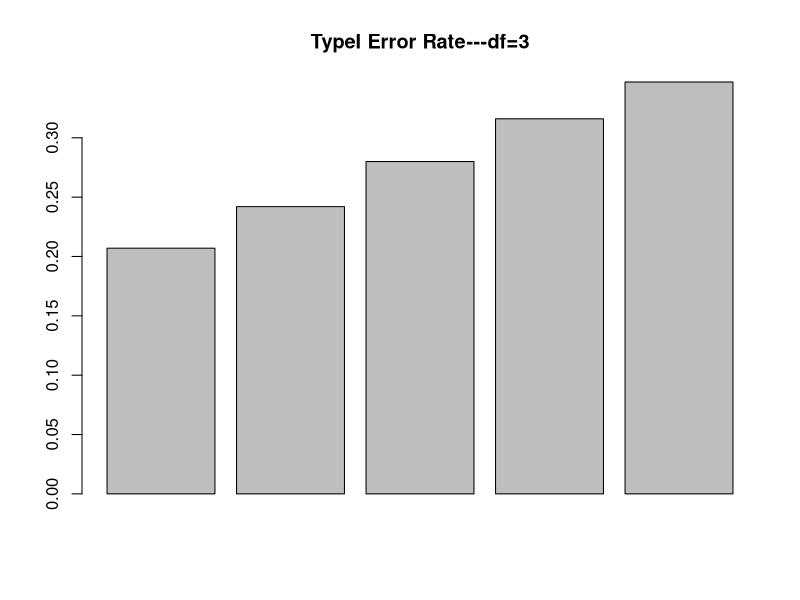
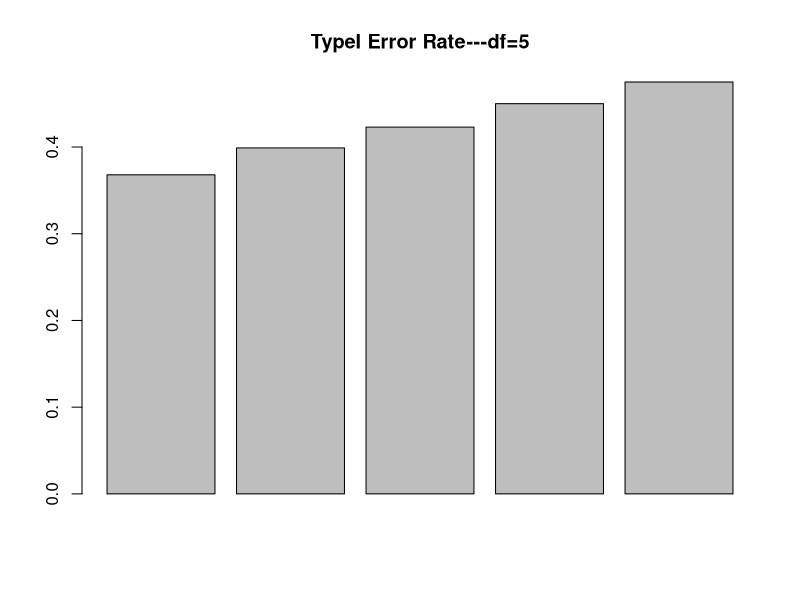
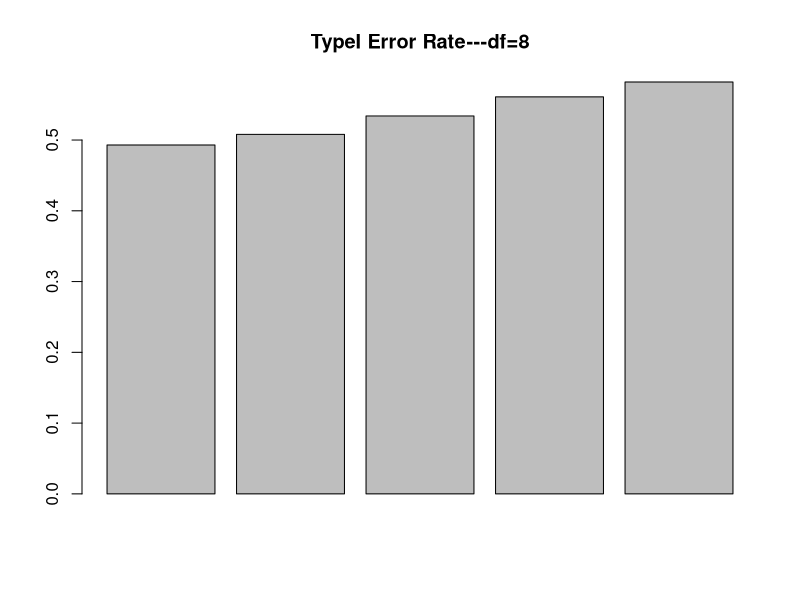
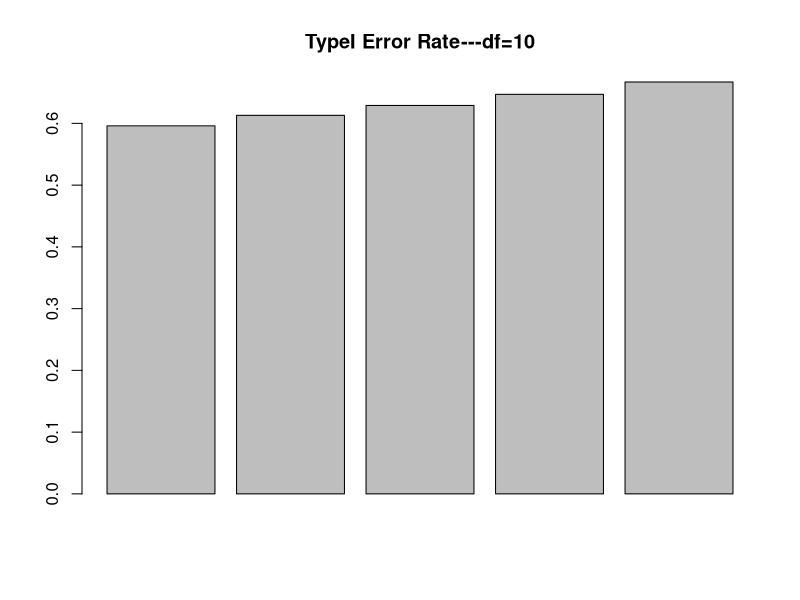
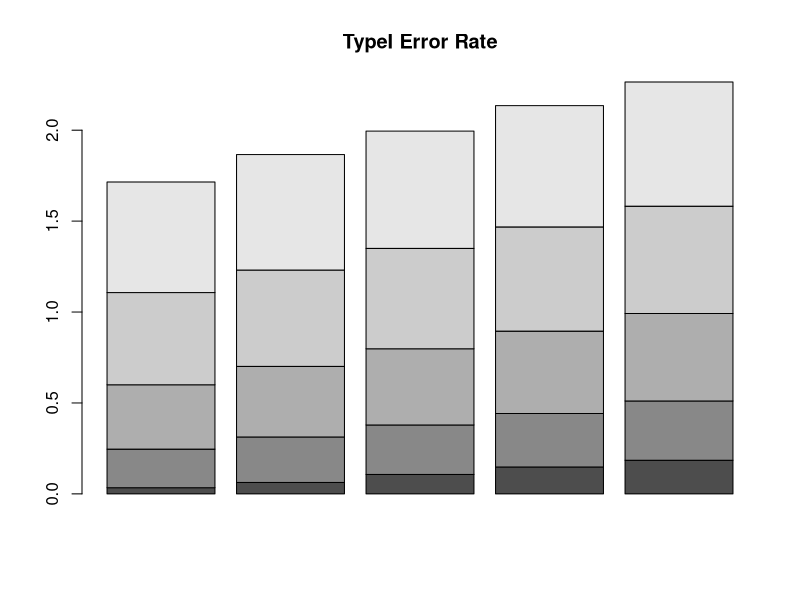

Here is the R script that generated these plots, in order:



library(tidyverse)
library(ggpubr)
library(rstatix)

#Null hypothesis~H0:mean1 = mean2

#x,y have same means and violate the normality
alpha <- 0.05
N <- 1000
rejectH0 <- pval <-  numeric(N)

for(i in 1:N){
  x <- rchisq(25, 30)
  y <- rchisq(25, 30)
  out <- t.test(x,y)
  pval[i] <- out$p.value
  if(pval[i] < alpha){
    rejectH0[i] <- 1
  }
}
TypeIRate1 <- mean(rejectH0)

#x,y have different means and violate the normality
for(i in 1:N){
  x <- rchisq(25, 30)
  y <- rchisq(25, 32)
  out <- t.test(x,y)
  pval[i] <- out$p.value
  if(pval[i] < alpha){
    rejectH0[i] <- 1
  }
}
TypeIRate2 <- mean(rejectH0)

##############################################
##############################################
#TypeI Error Rate---df=3#
nvec <- c(5,10,15,20,25)
powervec3 <- numeric(length(nvec))

for(i in 1:length(nvec)){
  n <- nvec[i]
  for(j in 1:N){
    x <- rchisq(n,3)
    y <- rchisq(n,3)
    out <- t.test(x,y)
    pval <- out$p.value
    if(pval < alpha){
      rejectH0[j] <- 1
    }
  }
  powervec3[i] <- mean(rejectH0)
}
powervec3
barplot(powervec3, main="TypeI Error Rate---df=3")

#########################################
#TypeI Error Rate---df=5#
nvec <- c(5,10,15,20,25)
powervec5 <- numeric(length(nvec))

for(i in 1:length(nvec)){
  n <- nvec[i]
  for(j in 1:N){
    x <- rchisq(n,3)
    y <- rchisq(n,3)
    out <- t.test(x,y)
    pval <- out$p.value
    if(pval < alpha){
      rejectH0[j] <- 1
    }
  }
  powervec5[i] <- mean(rejectH0)
}
powervec5
barplot(powervec5, main="TypeI Error Rate---df=5")

##########################################
#TypeI Error Rate---df=8#
nvec <- c(5,10,15,20,25)
powervec8 <- numeric(length(nvec))

for(i in 1:length(nvec)){
  n <- nvec[i]
  for(j in 1:N){
    x <- rchisq(n,3)
    y <- rchisq(n,3)
    out <- t.test(x,y)
    pval <- out$p.value
    if(pval < alpha){
      rejectH0[j] <- 1
    }
  }
  powervec8[i] <- mean(rejectH0)
}
powervec8
barplot(powervec8, main="TypeI Error Rate---df=8")

############################################
#TypeI Error Rate---df=10#
powervec10 <- numeric(length(nvec))
for(i in 1:length(nvec)){
  n <- nvec[i]
  for(j in 1:N){
    x <- rchisq(n,10)
    y <- rchisq(n,10)
    out <- t.test(x,y)
    pval <- out$p.value
    if(pval < alpha){
      rejectH0[j] <- 1
    }
  }
  powervec10[i] <- mean(rejectH0)
}
powervec10
barplot(powervec10, main="TypeI Error Rate---df=10")

############################################
############################################
alpha <- 0.05
N <- 1000
rejectH0 <- pval <-  numeric(N)

nvec <- c(5,10,15,20,25)
dfvec <- c(3,5,8,10,15)
powervec <- numeric(length(nvec)*length(dfvec))
powermatrix <- matrix(powervec,
                      nrow=length(nvec),ncol=length(dfvec),byrow=TRUE)

#matrix instead[i,k]
m <- 1

for(i in 1:length(nvec)){
  n <- nvec[i]
  for(k in 1:length(dfvec)){
    df <- dfvec[k]
    for(j in 1:N){
      x <- rchisq(n,df)
      y <- rchisq(n,df)
      out <- t.test(x,y)
      pval <- out$p.value
      if(pval < alpha){
        rejectH0[j] <- 1
      }
    }
    powermatrix[i,k] <- mean(rejectH0)
  }
}
powermatrix
barplot(powermatrix, main="TypeI Error Rate")
